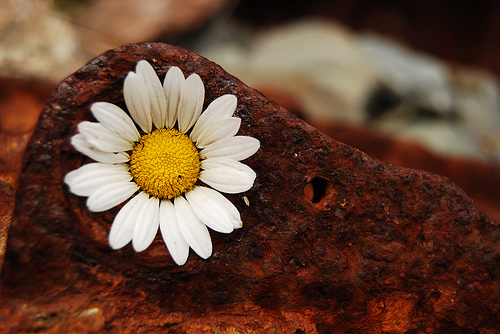
#> input picture data/flower_photos/daisy/1140299375_3aa7024466.jpg, 500 x 334 px; its folder holds only this picture in this run
$ python flower_image_classification.py
#> lines starting #> are read from the running program, lines starting #| are printed output that depends on the picture
"""
Flower Classification Using Machine Learning (Image Dataset)
=============================================================
Objective : Classify flower photos into categories (daisy, rose, tulip, ...)
            using classic machine learning on features extracted from images.
Libraries : numpy, pandas, matplotlib, scikit-learn  (+ Pillow to open images)

Dataset   : any Kaggle / TensorFlow flower dataset stored as ONE FOLDER PER FLOWER TYPE:

                flower_photos/
                    daisy/       img1.jpg, img2.jpg ...
                    dandelion/
                    roses/
                    sunflowers/
                    tulips/

Usage
-----
    python flower_image_classification.py path/to/flower_photos
    python flower_image_classification.py path/to/flower_photos --max-images 3000
    python flower_image_classification.py --predict my_flower.jpg      # after training

Outputs (saved in ./outputs):
    01_class_distribution.png, 02_sample_images.png, 03_model_comparison.png,
    04_confusion_matrix.png, 05_per_class_scores.png, 06_misclassified.png,
    07_learning_curve.png, flower_model.joblib, results.txt
"""

import os
import sys
import argparse
import numpy as np
import pandas as pd
import matplotlib

matplotlib.use("Agg")  # saves plots to files; remove this line to show pop-up windows
import matplotlib.pyplot as plt
import joblib
from PIL import Image

from sklearn.model_selection import (
    train_test_split, cross_val_score, StratifiedKFold, GridSearchCV, learning_curve,
)
from sklearn.preprocessing import StandardScaler
from sklearn.pipeline import Pipeline
from sklearn.decomposition import PCA
from sklearn.linear_model import LogisticRegression
from sklearn.neighbors import KNeighborsClassifier
from sklearn.svm import SVC
from sklearn.ensemble import RandomForestClassifier
from sklearn.metrics import (
    accuracy_score, classification_report, confusion_matrix,
    ConfusionMatrixDisplay, precision_recall_fscore_support,
)

RANDOM_STATE = 42
IMG_SIZE = 64                      # every image is resized to 64 x 64
IMG_EXT = (".jpg", ".jpeg", ".png", ".bmp", ".webp")
OUT_DIR = "outputs"
MODEL_PATH = os.path.join(OUT_DIR, "flower_model.joblib")
np.random.seed(RANDOM_STATE)

report_lines = []


def log(text=""):
    """Print and also keep the line for results.txt."""
    print(text)
    report_lines.append(str(text))


# ---------------------------------------------------------------------------
# Helpers: finding the dataset, loading images, extracting features
# ---------------------------------------------------------------------------
def find_dataset_root(start):
    """Return (root, class_folders): the first folder that has 2+ sub-folders of images.
    This lets you point at the unzipped download even if it is nested
    (e.g. archive/flowers/flowers/daisy)."""
    for root, dirs, _ in os.walk(start):
        good = []
        for d in sorted(dirs):
            try:
                if any(f.lower().endswith(IMG_EXT) for f in os.listdir(os.path.join(root, d))):
                    good.append(d)
            except OSError:
                pass
        if len(good) >= 2:
            return root, good
    return None, []


def extract_features(img):
    """Turn one 64x64 RGB PIL image into a numeric feature vector (960 values).

    1. Colour histogram (HSV)      -> 48 values   : which colours the flower has
    2. Edge/shape histogram (HOG-lite) -> 144 values : petal shapes and edges
    3. Tiny 16x16 RGB thumbnail    -> 768 values  : overall layout of colour
    """
    arr = np.asarray(img, dtype=np.float32) / 255.0

    # 1. colour histogram in HSV space
    hsv = np.asarray(img.convert("HSV"), dtype=np.float32)
    color = []
    for c in range(3):
        h, _ = np.histogram(hsv[..., c], bins=16, range=(0, 255))
        color.append(h / max(h.sum(), 1))

    # 2. gradient-orientation histogram per 4x4 grid cell
    gray = arr.mean(axis=2)
    gy, gx = np.gradient(gray)
    mag = np.hypot(gx, gy)
    ang = np.arctan2(gy, gx) % np.pi
    cells, bins = 4, 9
    ch = IMG_SIZE // cells
    hog = []
    for i in range(cells):
        for j in range(cells):
            m = mag[i * ch:(i + 1) * ch, j * ch:(j + 1) * ch].ravel()
            a = ang[i * ch:(i + 1) * ch, j * ch:(j + 1) * ch].ravel()
            h, _ = np.histogram(a, bins=bins, range=(0, np.pi), weights=m)
            hog.append(h / (np.linalg.norm(h) + 1e-6))

    # 3. tiny thumbnail
    tiny = np.asarray(img.resize((16, 16)), dtype=np.float32).ravel() / 255.0

    return np.concatenate([*color, *hog, tiny])


def load_and_prepare(path):
    return Image.open(path).convert("RGB").resize((IMG_SIZE, IMG_SIZE))


def predict_flower(image_path):
    """Predict the flower type of a single image using the saved model."""
    saved = joblib.load(MODEL_PATH)
    feat = extract_features(load_and_prepare(image_path)).reshape(1, -1)
    model = saved["model"]
    pred = model.predict(feat)[0]
    out = f"Predicted flower: {saved['class_names'][pred]}"
    if hasattr(model, "predict_proba"):
        proba = model.predict_proba(feat)[0]
        out += f"  (confidence {proba[pred]:.1%})"
    return out


# ---------------------------------------------------------------------------
# Command-line arguments
# ---------------------------------------------------------------------------
parser = argparse.ArgumentParser(description="Flower image classification")
parser.add_argument("data_dir", nargs="?", default="flower_photos",
                    help="folder with one sub-folder per flower type")
parser.add_argument("--max-images", type=int, default=3000,
                    help="maximum number of images to use (default 3000)")
parser.add_argument("--predict", metavar="IMAGE",
                    help="predict one image with the already-trained model and exit")
args = parser.parse_args()

if args.predict:
    print(predict_flower(args.predict))
    sys.exit(0)

os.makedirs(OUT_DIR, exist_ok=True)

# ---------------------------------------------------------------------------
# 1. Load the dataset
# ---------------------------------------------------------------------------
log("=" * 60)
log("1. LOADING DATASET")
log("=" * 60)
root, class_names = find_dataset_root(args.data_dir)
if root is None:
    sys.exit(f"Could not find class folders with images inside '{args.data_dir}'.\n"
             "Expected: one sub-folder per flower type, each containing images.")
log(f"Dataset folder : {root}")
log(f"Flower classes : {class_names}")

rng = np.random.RandomState(RANDOM_STATE)
per_class_cap = int(np.ceil(args.max_images / len(class_names)))
paths, labels = [], []
for idx, cname in enumerate(class_names):
    files = sorted(f for f in os.listdir(os.path.join(root, cname))
                   if f.lower().endswith(IMG_EXT))
    rng.shuffle(files)
    for f in files[:per_class_cap]:
        paths.append(os.path.join(root, cname, f))
        labels.append(idx)
#> pass 2 of the loop `for idx, cname in enumerate(class_names):`:

log(f"Loading up to {args.max_images} images, resizing to {IMG_SIZE}x{IMG_SIZE} ...")
images, feats, y_list, bad = [], [], [], 0
for p, lab in zip(paths, labels):
    try:
        im = load_and_prepare(p)
#> in load_and_prepare, `return Image.open(path).convert("RGB").resize((IMG_SIZE, IMG_SIZE))`:
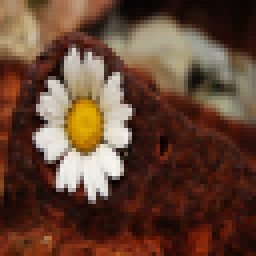
#> returned value: PIL image 64x64 RGB (shown 4 times larger); mean R, G, B 99.7, 68.9, 51.8
    except Exception:
        bad += 1          # skip unreadable / corrupted files
        continue
    images.append(np.asarray(im, dtype=np.uint8))
    feats.append(extract_features(im))
#> in extract_features, `hsv = np.asarray(img.convert("HSV"), dtype=np.float32)`:
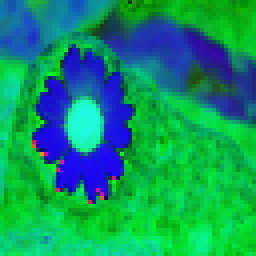
#> hsv: shape (64, 64, 3) float32 (shown 4 times larger); mean R, G, B 15.3, 148.6, 99.7
#> the loop in extract_features, `for c in range(3):` made 3 passes
#> h on pass 1: [2639, 1212, 219, 14, 0, 0, 0, 0, 0, 0, 0, 0, 0, 2, 2, 8]
#> after the loop in extract_features, `for c in range(3):`: color = 3 items
#> in extract_features, `gray = arr.mean(axis=2)`:
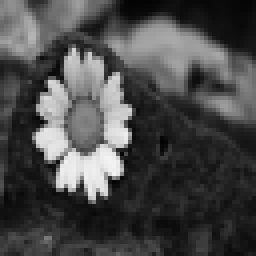
#> gray: shape (64, 64) float32 (shown 4 times larger); min 0.0118, max 0.957, mean 0.288
#> in extract_features, `gy, gx = np.gradient(gray)`:
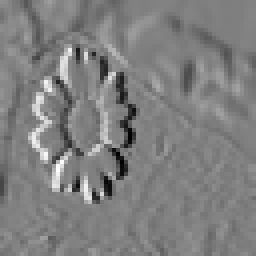
#> gx: shape (64, 64) float32 (shown 4 times larger); min -0.441, max 0.436, mean -0.00144; drawn with min black and max white
#> in extract_features, `mag = np.hypot(gx, gy)`:
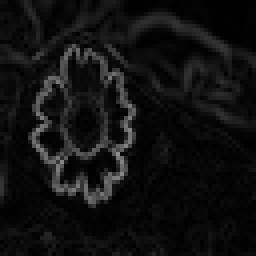
#> mag: shape (64, 64) float32 (shown 4 times larger); min 0, max 0.559, mean 0.0667
#> in extract_features, `ang = np.arctan2(gy, gx) % np.pi`:
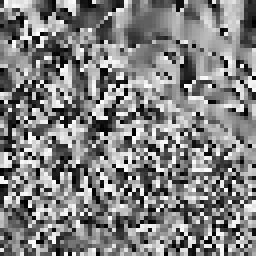
#> ang: shape (64, 64) float32 (shown 4 times larger); min 0, max 3.14, mean 1.59; drawn with min black and max white
#> after the loop in extract_features, `for i in range(cells):`: hog = 16 items
#> in extract_features, `tiny = np.asarray(img.resize((16, 16)), dtype=np.float32).ravel() / 25..`: tiny = 768 values, max 0.949 at index 492, min 0 at index 353, mean 0.288
    y_list.append(lab)
#> pass 2 of the loop `for p, lab in zip(paths, labels):`:
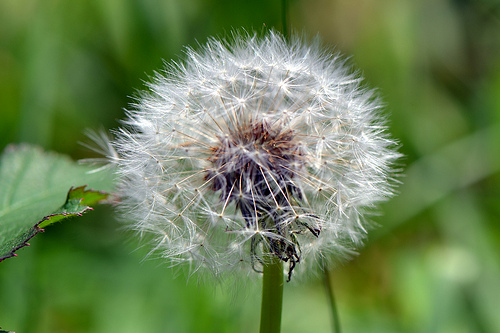
#> input picture data/flower_photos/dandelion/11465213433_847c4fa261.jpg, 500 x 333 px
#> in extract_features (call 2), `hsv = np.asarray(img.convert("HSV"), dtype=np.float32)`:
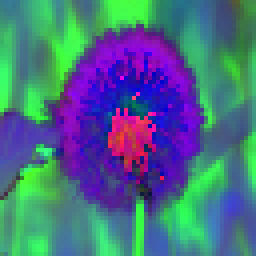
#> hsv: shape (64, 64, 3) float32 (shown 4 times larger); mean R, G, B 73.1, 109.7, 131.2
#> in extract_features (call 2), `ang = np.arctan2(gy, gx) % np.pi`:
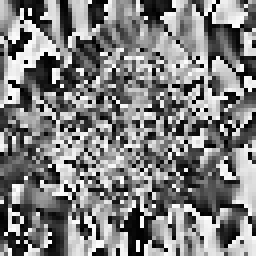
#> ang: shape (64, 64) float32 (shown 4 times larger); min 0, max 3.14, mean 1.57; drawn with min black and max white
#> tiny = 768 values, max 0.855 at index 256, min 0 at index 23, mean 0.418

images = np.array(images)
X = np.array(feats, dtype=np.float32)
y = np.array(y_list)
log(f"Images loaded  : {len(y)}   (skipped unreadable: {bad})")
log(f"Feature matrix : {X.shape[0]} samples x {X.shape[1]} features")

counts = pd.Series(y).map(dict(enumerate(class_names))).value_counts().reindex(class_names)
log("\nImages per class:")
log(counts.to_string())

# ---------------------------------------------------------------------------
# 2. Exploratory plots
# ---------------------------------------------------------------------------
palette = plt.cm.tab10(np.linspace(0, 1, 10))

fig, ax = plt.subplots(figsize=(7, 4))
ax.bar(counts.index, counts.values, color=palette[:len(counts)])
ax.set_title("Images per Flower Class")
ax.set_ylabel("Number of images")
plt.xticks(rotation=20)
plt.tight_layout()
plt.savefig(f"{OUT_DIR}/01_class_distribution.png", dpi=150)
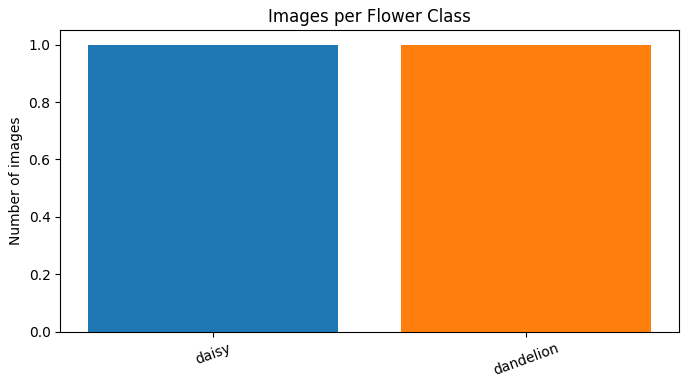
#> figure drawn by matplotlib, 1 panel
plt.close()

n_show = 6
fig, axes = plt.subplots(len(class_names), n_show, figsize=(2 * n_show, 2 * len(class_names)))
axes = np.atleast_2d(axes)
for r, cname in enumerate(class_names):
    idxs = np.where(y == r)[0][:n_show]
    for c in range(n_show):
        axes[r, c].axis("off")
        if c < len(idxs):
            axes[r, c].imshow(images[idxs[c]])
        if c == 0:
            axes[r, c].set_title(cname, loc="left", fontsize=10)
plt.suptitle("Sample Images from Each Class")
plt.tight_layout()
plt.savefig(f"{OUT_DIR}/02_sample_images.png", dpi=130)
plt.close()

# ---------------------------------------------------------------------------
# 3. Train / test split
# ---------------------------------------------------------------------------
idx_all = np.arange(len(y))
#> (the run stopped early here; a loop or call above may not have finished)
